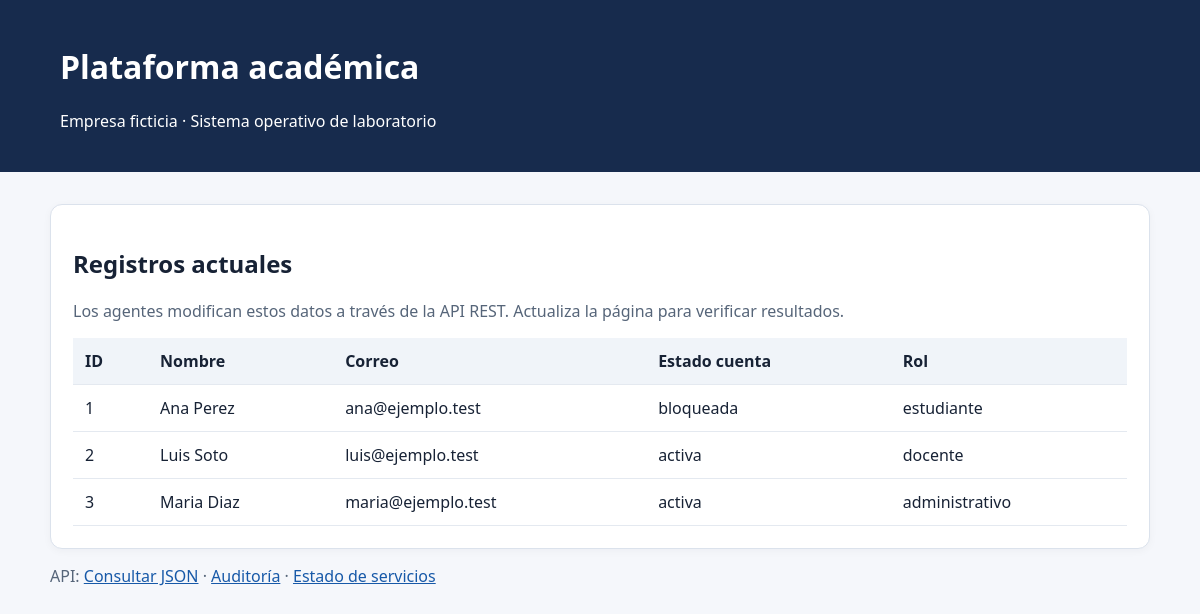
The page /apps/academico/index.php on the database its author committed.
### tables this page shows
CREATE TABLE usuarios (id INT AUTO_INCREMENT PRIMARY KEY, nombre VARCHAR(120) NOT NULL, correo VARCHAR(150) NOT NULL UNIQUE, cuenta_estado ENUM('activa','bloqueada') NOT NULL DEFAULT 'activa', rol ENUM('estudiante','docente','administrativo') NOT NULL DEFAULT 'estudiante', actualizado_en TIMESTAMP DEFAULT CURRENT_TIMESTAMP ON UPDATE CURRENT_TIMESTAMP);

### apps/academico/index.php (the view, shortened to what this page needs)
<?php
try{$pdo=db();$rows=$pdo->query('SELECT id,nombre,correo,cuenta_estado,rol FROM usuarios ORDER BY id')->fetchAll();$error='';}
catch(Throwable $e){$rows=[];$error='Servicio de datos no disponible';}
function h($v): string {return htmlspecialchars((string)$v,ENT_QUOTES,'UTF-8');}
?><!doctype html><html lang="es"><head><meta charset="utf-8"><meta name="viewport" content="width=device-width,initial-scale=1">
</head><body><header><h1>Plataforma académica</h1><p>Empresa ficticia · Sistema operativo de laboratorio</p></header>
<main><section><h2>Registros actuales</h2><p class="hint">Los agentes modifican estos datos a través de la API REST. Actualiza la página para verificar resultados.</p>
<div class="scroll"><table><thead><tr><th>ID</th><th>Nombre</th><th>Correo</th><th>Estado cuenta</th><th>Rol</th></tr></thead><tbody>
<?php foreach($rows as $r): ?><tr><td><?=h($r['id']??'')?></td><td><?=h($r['nombre']??'')?></td><td><?=h($r['correo']??'')?></td><td><?=h($r['cuenta_estado']??'')?></td><td><?=h($r['rol']??'')?></td></tr><?php endforeach;?>
</tbody></table></div></section><p class="hint">API: <a href="/api/usuarios">Consultar JSON</a> · <a href="/api/auditoria">Auditoría</a> · <a href="/api/servicios">Estado de servicios</a></p></main></body></html>

### apps/academico/index.php (style rules this page uses)
body { font:16px system-ui,Arial,sans-serif;margin:0;background:#f5f7fb;color:#172235 }
header { background:#172b4d;color:white;padding:24px 5% }
main { max-width:1100px;margin:32px auto;padding:0 18px }
section { background:white;border:1px solid #dbe2ec;border-radius:12px;padding:22px;box-shadow:0 2px 8px #1722350a }
table { width:100%;border-collapse:collapse }
th,td { padding:12px;text-align:left;border-bottom:1px solid #e4e9f0 }
th { background:#f0f4f9 }
a { color:#1759a8 }
.hint { color:#566579 }
.scroll { overflow:auto }

### rows shown on the page
usuarios: id "1", nombre "Ana Perez", correo "ana@ejemplo.test", cuenta_estado "bloqueada", rol "estudiante"
usuarios: id "2", nombre "Luis Soto", correo "luis@ejemplo.test", cuenta_estado "activa", rol "docente"
usuarios: id "3", nombre "Maria Diaz", correo "maria@ejemplo.test", cuenta_estado "activa", rol "administrativo"
